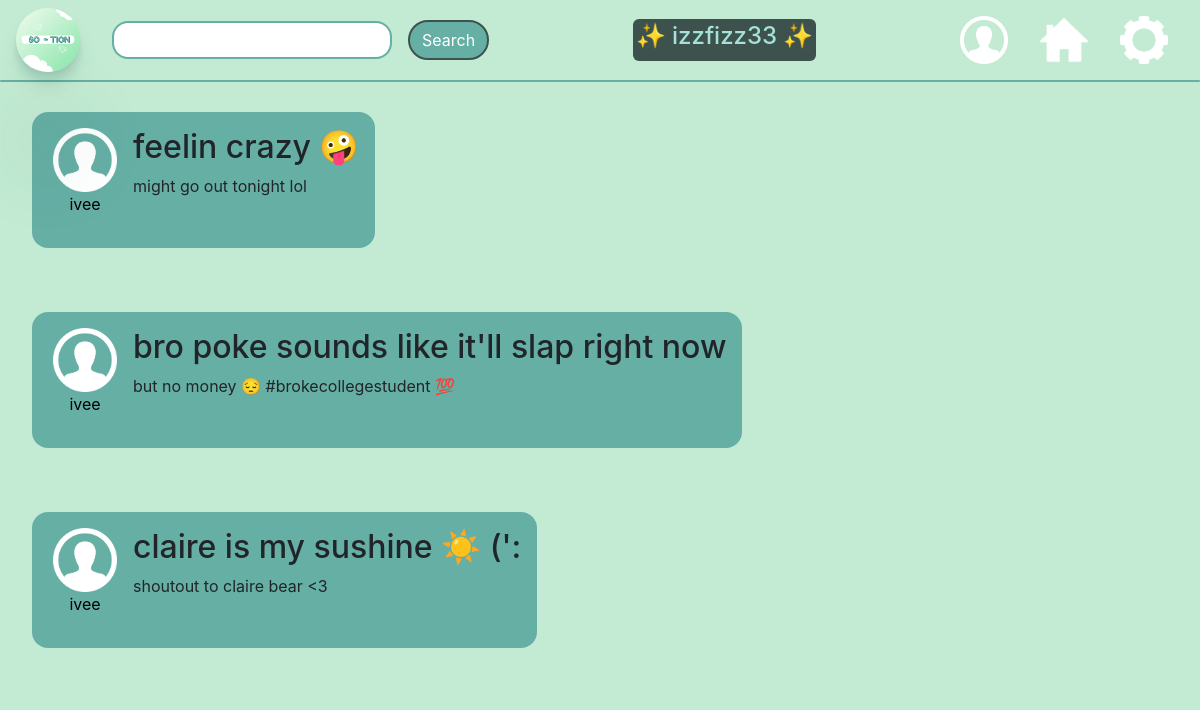
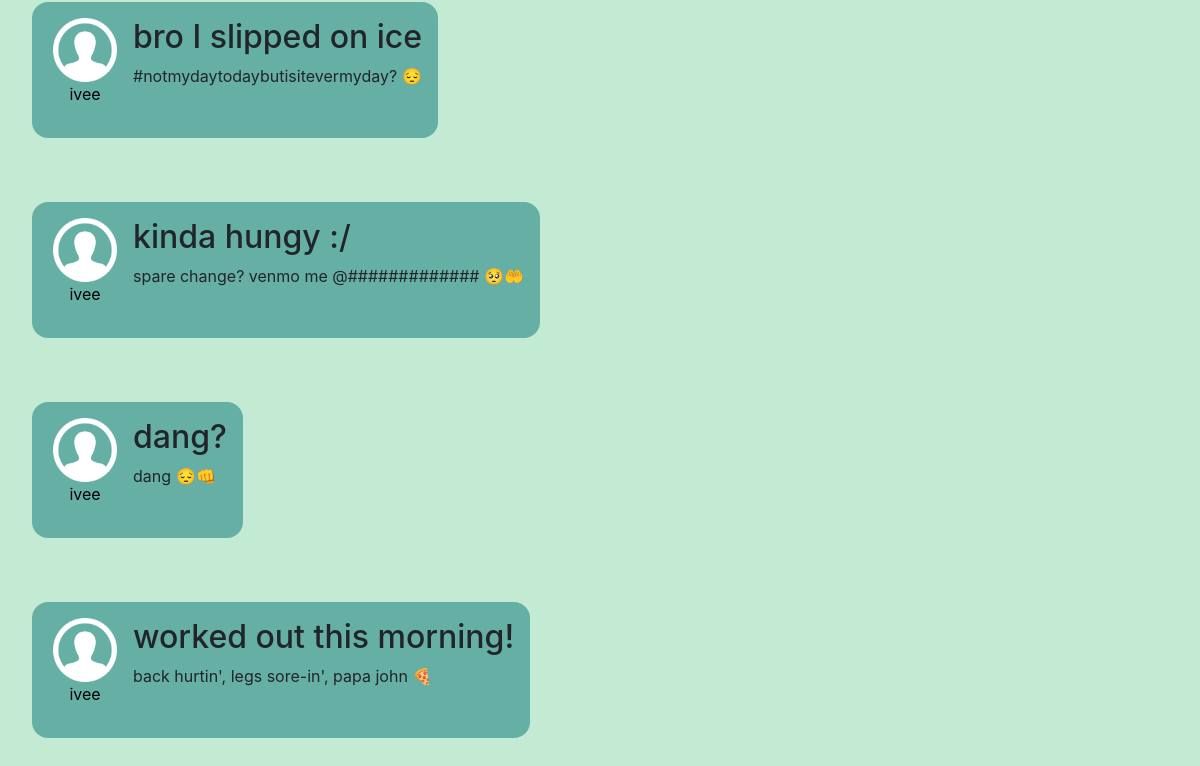
The app's page /homefeed (signed in), older data (2 pictures, top to bottom).
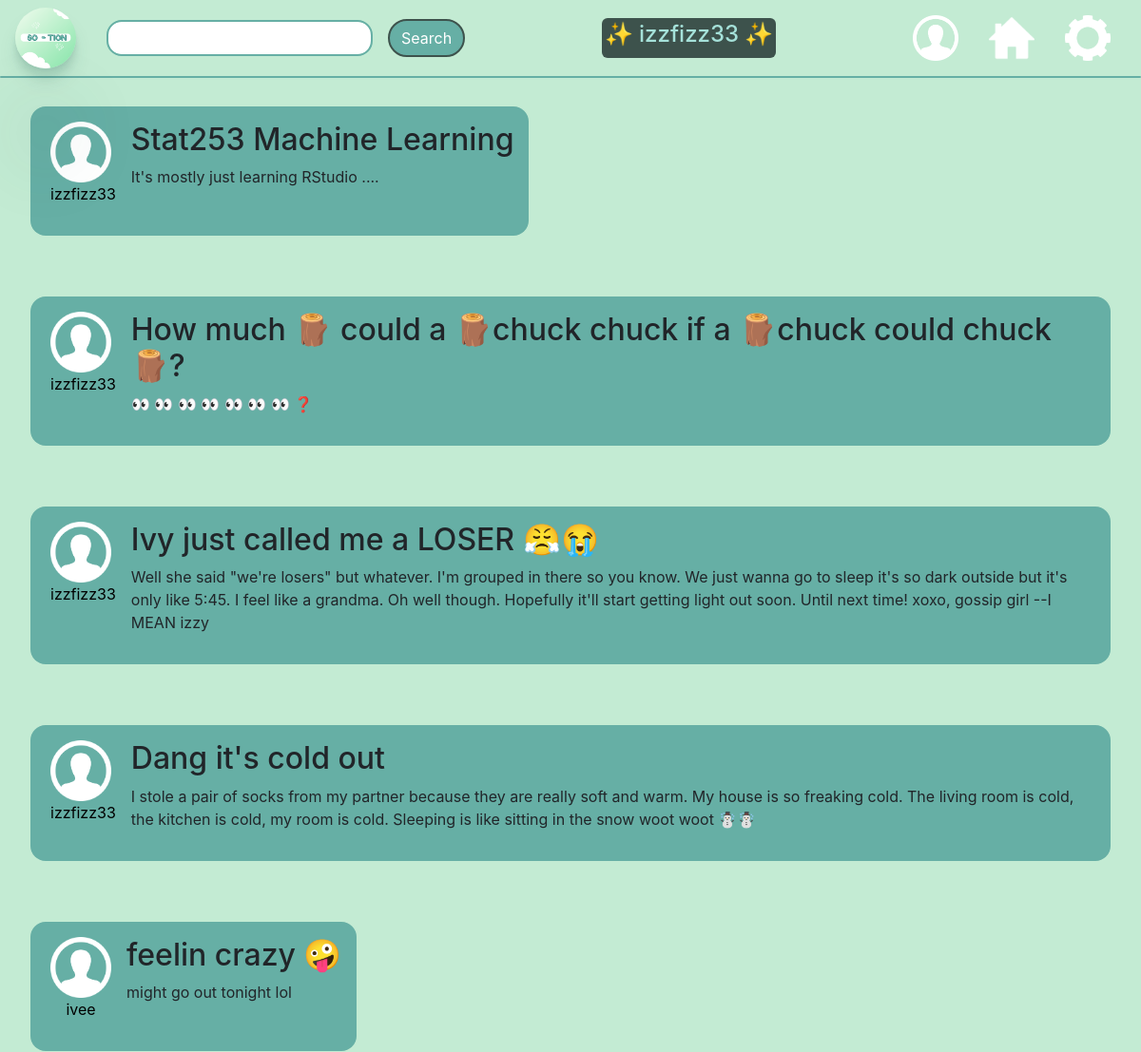
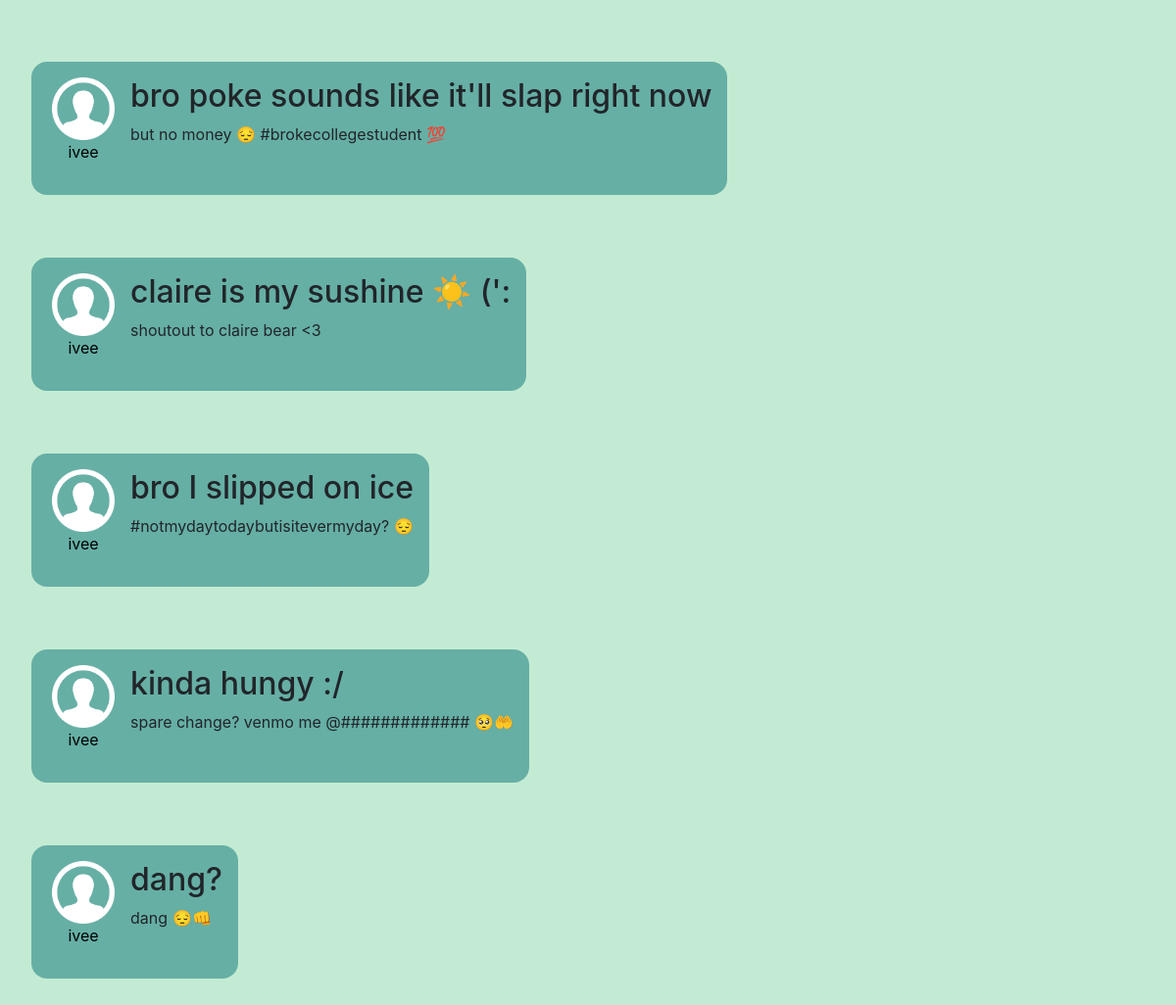
The same page, newer data (2 pictures, top to bottom).
### app.py (models this page shows, shortened)
class User(UserMixin, db.Model):
    id = db.Column(db.Integer, primary_key=True)
    email = db.Column(db.String(75), unique=True)
    username = db.Column(db.String(30), unique=True)
    password_hash = db.Column(db.String())
    is_authenticated = db.Column(db.Boolean, default=False)
    pfp_placement = db.Column(db.String(), default="center")
    bio = db.Column(db.String(), default="BIO HERE")
    darkMode = db.Column(db.Boolean, default = True)

class Post(db.Model):
    id = db.Column(db.Integer, primary_key=True)
    user_id = db.Column(db.Integer, unique=False)
    post_title = db.Column(db.String(300), unique=False)
    post_content = db.Column(db.String(2800), unique=False)
    profile_pic = db.Column(db.Boolean, default=False)
    post_username = db.Column(db.String(30))

### app.py (the view, shortened to what this page needs)
@app.route('/homefeed', methods=['POST', "GET"])
@login_required
def homefeed():
    form1 = SearchForm()
    title="'s Homefeed"
    username = current_user.username
    postz = Post.query.all()
    tenposts = postz[-10:]
    return render_template("homefeed.html", title=(current_user.username + title), username=username, post1=reversed(tenposts), form1=form1 )

### forms.py
class SearchForm(FlaskForm):
    searchword = StringField("searchword",validators=[InputRequired(), Length(min=4,max=15)])

### app.py (called while the page is built)
@login_manager.user_loader
def user_loader(user_id):
    return User.query.filter_by(id=user_id).first()

### templates/homefeed.html (shortened to what this page needs)
{% extends "base.html" %}
{% block content %}
<link rel="stylesheet" href="styles/homefeed.css">
{% for post in post1 %}
<div class="post">
  <div class="content">
    <a href="{{url_for('searchprofile', username=post.post_username)}}">
      <div class="pic-and-username">
        <img class="profile-icon" src="../images/profile-icon.png" alt="Profile picture">
        <p style="text-align: center;" class="username">{{ post.post_username }}</p>
      </div>
    </a>
    <div class="content-and-comments">
      <h2> {{ post.post_title }}</h2>
      <p> {{ post.post_content }}</p>
    </div>
  </div>
</div>
{% endfor %}
{% endblock content %}

### templates/base.html (shortened to what this page needs)
<!doctype html>
<html lang="en">
<head>
    <link rel="stylesheet" href="https://stackpath.bootstrapcdn.com/bootstrap/4.3.1/css/bootstrap.min.css"
>
    <link rel="stylesheet" href="../styles/homefeed.css">
</head>
<body>
    <nav class="fixed-top">
        <div class="navbar fixed-top nav">
            <div id="logo-and-search">
                <a href="{{ url_for('homefeed') }}">
                    <img class="navbar-logo" src="../images/So-tion-logo-pic.png" alt="So-tion logo" />
                </a>
                <form action="/search" method="POST">
                    {{ form1.searchword(class_="form-control") }}
                    <button type="submit" class="search-button btn btn-primary">Search</button>
                </form>
            </div>
            <div id='username-block'>
                <h4 id="username-text">&#x2728; {{username}} &#x2728;</h4>
            </div>
            <div id="right-navbar-images">
                <a href="{{ url_for('profile') }}">
                    <img class="profile-icon-navbar" src="../images/profile-icon.png" alt="profile icon button" /></a>
                <a href="{{ url_for('homefeed') }}">
                    <img class="home-navbar" src="../images/home.jpg" href="{{ url_for('homefeed') }}"
                        alt="Home button" /></a>
                <a href="{{ url_for('settings') }}">
                    <img class="gear-navbar" src="../images/gear.png" alt="Gear button" /></a>
            </div>
        </div>
        <div class="navbar-divider nav"></div>
    </nav>
    {% block content %}
    {% endblock %}
</body>
</html>

### static/styles/homefeed.css (style rules this page uses)
body { background-color: #c3ebd3; }
.navbar-logo { width: 4em; height: 4em; border-radius: 3em; border-width: 3em; box-shadow: 0 2.8px 2.2px rgba(24, 80, 72, 0.034), 0 6.7px 5.3px rgba(36, 110, 101, 0.048), 0 120.5px 179px rgba(33, 83, 77, 0.06), 0 12.3px 7.9px rgba(38, 83, 77, 0.072), 0 14.8px 20.4px rgba(25, 90, 81, 0.086), 0 100px 80px rgba(42, 90, 84, 0.12); }
.home-navbar, .gear-navbar, .profile-icon-navbar { width: 3em; height: 3em; position:relative; display: flex; justify-content: right; }
#logo-and-search { display: flex; justify-content: left; column-gap: 2em; }
#right-navbar-images { display: flex; justify-content: right; column-gap: 2em; margin-right: 1em; align-items: center; }
.navbar { display: flex; justify-content: space-between; position: fixed; }
.navbar-divider { height: 2px; background-color: #66afa5; margin-top: 5em; margin-bottom: 1em; border-radius: 5em; }
.post { display:flex; flex-direction: row; column-gap: 1em; border-width: 3em; padding: 2em; border-radius: 2px; border-color:black; }
.post:first-of-type { margin-top: 5em; }
.profile-icon { height:4em; width:4em; }
.fixed-top { position:fixed; background-color: #c3ebd3; }
.pic-and-username { display:flex; flex-direction: column; margin-right: 1em; margin-left: 5px; }
.content { display:flex; flex-direction: row; background-color: #66afa5; border-radius: 1em; padding: 1em; }
#username-block { background-color: #3D524c; padding: 3px; border-radius: 6px; color:#a5e1d9; }
.search-button { background-color: #66afa5; border:solid; border-width: 2px; border-color: #3D524c; border-radius: 35px; color:white; }
form { display: flex; align-items: center; column-gap: 1em; }
.form-control { border-radius: 1em; padding-left: 1em; border-color: #66afa5; border-width: 2px; }
a { text-decoration: none; color: black; }
.username { text-align: center; }

Row changes from the older to the newer data that the page shows:
no longer on this page (row unchanged): Post: post_username "ivee", post_title "worked out this morning!", post_content "back hurtin', legs sore-in', papa john 🍕"
added Post: post_username "izzfizz33", post_title "Stat253 Machine Learning", post_content "It's mostly just learning RStudio ...."
added Post: post_username "izzfizz33", post_title "How much 🪵 could a 🪵chuck chuck if a 🪵chuck could chuck 🪵?", post_content "👀 👀 👀 👀 👀 👀 👀 ❓"
added Post: post_username "izzfizz33", post_title "Ivy just called me a LOSER 😤😭", post_content "Well she said \"we're losers\" but whatever. I'm grouped in there so you know. We just wanna go to sleep it's so dark outside but it's only like 5:45. I feel like a grandma. Oh well though. Hopefully it'll start getting light out soon. Until next time! xoxo, gossip girl --I MEAN izzy"
added Post: post_username "izzfizz33", post_title "Dang it's cold out", post_content "I stole a pair of socks from my partner because they are really soft and warm. My house is so freaking cold. The living room is cold, the kitchen is cold, my room is cold. Sleeping is like sitting in the snow woot woot ☃️☃"
